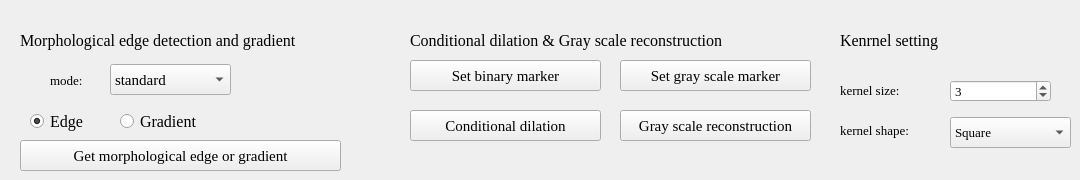
        <widget class="QWidget" name="tab_6">
         <attribute name="title">
          <string>Task 6</string>
         </attribute>
         <widget class="QLabel" name="label_17">
          <property name="geometry">
           <rect>
            <x>20</x>
            <y>20</y>
            <width>351</width>
            <height>41</height>
           </rect>
          </property>
          <property name="font">
           <font>
            <family>Times New Roman</family>
            <pointsize>12</pointsize>
           </font>
          </property>
          <property name="text">
           <string>Morphological edge detection and gradient</string>
          </property>
         </widget>
         <widget class="QComboBox" name="grayEdgeCombo">
          <property name="geometry">
           <rect>
            <x>110</x>
            <y>64</y>
            <width>121</width>
            <height>31</height>
           </rect>
          </property>
          <property name="font">
           <font>
            <family>Times New Roman</family>
            <pointsize>11</pointsize>
           </font>
          </property>
          <property name="currentText">
           <string>standard</string>
          </property>
          <item>
           <property name="text">
            <string>standard</string>
           </property>
          </item>
          <item>
           <property name="text">
            <string>internal</string>
           </property>
          </item>
          <item>
           <property name="text">
            <string>external</string>
           </property>
          </item>
         </widget>
         <widget class="QLabel" name="label_18">
          <property name="geometry">
           <rect>
            <x>50</x>
            <y>60</y>
            <width>201</width>
            <height>41</height>
           </rect>
          </property>
          <property name="font">
           <font>
            <family>Times New Roman</family>
            <pointsize>10</pointsize>
           </font>
          </property>
          <property name="text">
           <string>mode:</string>
          </property>
         </widget>
         <widget class="QPushButton" name="grayEdgeGradBtn">
          <property name="geometry">
           <rect>
            <x>20</x>
            <y>140</y>
            <width>321</width>
            <height>31</height>
           </rect>
          </property>
          <property name="font">
           <font>
            <family>Times New Roman</family>
            <pointsize>11</pointsize>
           </font>
          </property>
          <property name="text">
           <string>Get morphological edge or gradient</string>
          </property>
         </widget>
         <widget class="QRadioButton" name="getGrayGradBtn">
          <property name="geometry">
           <rect>
            <x>120</x>
            <y>110</y>
            <width>191</width>
            <height>22</height>
           </rect>
          </property>
          <property name="font">
           <font>
            <family>Times New Roman</family>
            <pointsize>12</pointsize>
           </font>
          </property>
          <property name="text">
           <string>Gradient</string>
          </property>
         </widget>
         <widget class="QRadioButton" name="getGrayEdgeBtn">
          <property name="geometry">
           <rect>
            <x>30</x>
            <y>110</y>
            <width>115</width>
            <height>22</height>
           </rect>
          </property>
          <property name="font">
           <font>
            <family>Times New Roman</family>
            <pointsize>12</pointsize>
           </font>
          </property>
          <property name="text">
           <string>Edge</string>
          </property>
          <property name="checked">
           <bool>true</bool>
          </property>
         </widget>
         <widget class="QLabel" name="label_19">
          <property name="geometry">
           <rect>
            <x>410</x>
            <y>20</y>
            <width>401</width>
            <height>41</height>
           </rect>
          </property>
          <property name="font">
           <font>
            <family>Times New Roman</family>
            <pointsize>12</pointsize>
           </font>
          </property>
          <property name="text">
           <string>Conditional dilation &amp; Gray scale reconstruction</string>
          </property>
         </widget>
         <widget class="QPushButton" name="binMarkerBtn">
          <property name="geometry">
           <rect>
            <x>410</x>
            <y>60</y>
            <width>191</width>
            <height>31</height>
           </rect>
          </property>
          <property name="font">
           <font>
            <family>Times New Roman</family>
            <pointsize>11</pointsize>
           </font>
          </property>
          <property name="text">
           <string>Set binary marker</string>
          </property>
         </widget>
         <widget class="QPushButton" name="grayMarkerBtn">
          <property name="geometry">
           <rect>
            <x>620</x>
            <y>60</y>
            <width>191</width>
            <height>31</height>
           </rect>
          </property>
          <property name="font">
           <font>
            <family>Times New Roman</family>
            <pointsize>11</pointsize>
           </font>
          </property>
          <property name="text">
           <string>Set gray scale marker</string>
          </property>
         </widget>
         <widget class="QPushButton" name="grayReconstructBtn">
          <property name="geometry">
           <rect>
            <x>620</x>
            <y>110</y>
            <width>191</width>
            <height>31</height>
           </rect>
          </property>
          <property name="font">
           <font>
            <family>Times New Roman</family>
            <pointsize>11</pointsize>
           </font>
          </property>
          <property name="text">
           <string>Gray scale reconstruction</string>
          </property>
         </widget>
         <widget class="QPushButton" name="conditionalDilationBtn">
          <property name="geometry">
           <rect>
            <x>410</x>
            <y>110</y>
            <width>191</width>
            <height>31</height>
           </rect>
          </property>
          <property name="font">
           <font>
            <family>Times New Roman</family>
            <pointsize>11</pointsize>
           </font>
          </property>
          <property name="text">
           <string>Conditional dilation</string>
          </property>
         </widget>
         <widget class="QSpinBox" name="conditionSEsizeSpin">
          <property name="geometry">
           <rect>
            <x>950</x>
            <y>80</y>
            <width>101</width>
            <height>22</height>
           </rect>
          </property>
          <property name="font">
           <font>
            <family>Times New Roman</family>
            <pointsize>10</pointsize>
           </font>
          </property>
          <property name="minimum">
           <number>1</number>
          </property>
          <property name="maximum">
           <number>1000</number>
          </property>
          <property name="singleStep">
           <number>2</number>
          </property>
          <property name="value">
           <number>3</number>
          </property>
         </widget>
         <widget class="QLabel" name="label_20">
          <property name="geometry">
           <rect>
            <x>840</x>
            <y>70</y>
            <width>201</width>
            <height>41</height>
           </rect>
          </property>
          <property name="font">
           <font>
            <family>Times New Roman</family>
            <pointsize>10</pointsize>
           </font>
          </property>
          <property name="text">
           <string>kernel size:</string>
          </property>
         </widget>
         <widget class="QLabel" name="label_21">
          <property name="geometry">
           <rect>
            <x>840</x>
            <y>110</y>
            <width>201</width>
            <height>41</height>
           </rect>
          </property>
          <property name="font">
           <font>
            <family>Times New Roman</family>
            <pointsize>10</pointsize>
           </font>
          </property>
          <property name="text">
           <string>kernel shape:</string>
          </property>
         </widget>
         <widget class="QLabel" name="label_22">
          <property name="geometry">
           <rect>
            <x>840</x>
            <y>20</y>
            <width>201</width>
            <height>41</height>
           </rect>
          </property>
          <property name="font">
           <font>
            <family>Times New Roman</family>
            <pointsize>12</pointsize>
           </font>
          </property>
          <property name="text">
           <string>Kenrnel setting</string>
          </property>
         </widget>
         <widget class="QComboBox" name="conditionSEshapeCombo">
          <property name="geometry">
           <rect>
            <x>950</x>
            <y>117</y>
            <width>121</width>
            <height>31</height>
           </rect>
          </property>
          <property name="font">
           <font>
            <family>Times New Roman</family>
            <pointsize>10</pointsize>
           </font>
          </property>
          <property name="currentText">
           <string>Square</string>
          </property>
          <property name="currentIndex">
           <number>0</number>
          </property>
          <item>
           <property name="text">
            <string>Square</string>
           </property>
          </item>
          <item>
           <property name="text">
            <string>Cross</string>
           </property>
          </item>
          <item>
           <property name="text">
            <string>Disc</string>
           </property>
          </item>
          <item>
           <property name="text">
            <string>User custom</string>
           </property>
          </item>
         </widget>
         <zorder>label_18</zorder>
         <zorder>label_17</zorder>
         <zorder>grayEdgeCombo</zorder>
         <zorder>grayEdgeGradBtn</zorder>
         <zorder>getGrayGradBtn</zorder>
         <zorder>getGrayEdgeBtn</zorder>
         <zorder>label_19</zorder>
         <zorder>binMarkerBtn</zorder>
         <zorder>grayMarkerBtn</zorder>
         <zorder>grayReconstructBtn</zorder>
         <zorder>conditionalDilationBtn</zorder>
         <zorder>conditionSEsizeSpin</zorder>
         <zorder>label_20</zorder>
         <zorder>label_21</zorder>
         <zorder>label_22</zorder>
         <zorder>conditionSEshapeCombo</zorder>
        </widget>
